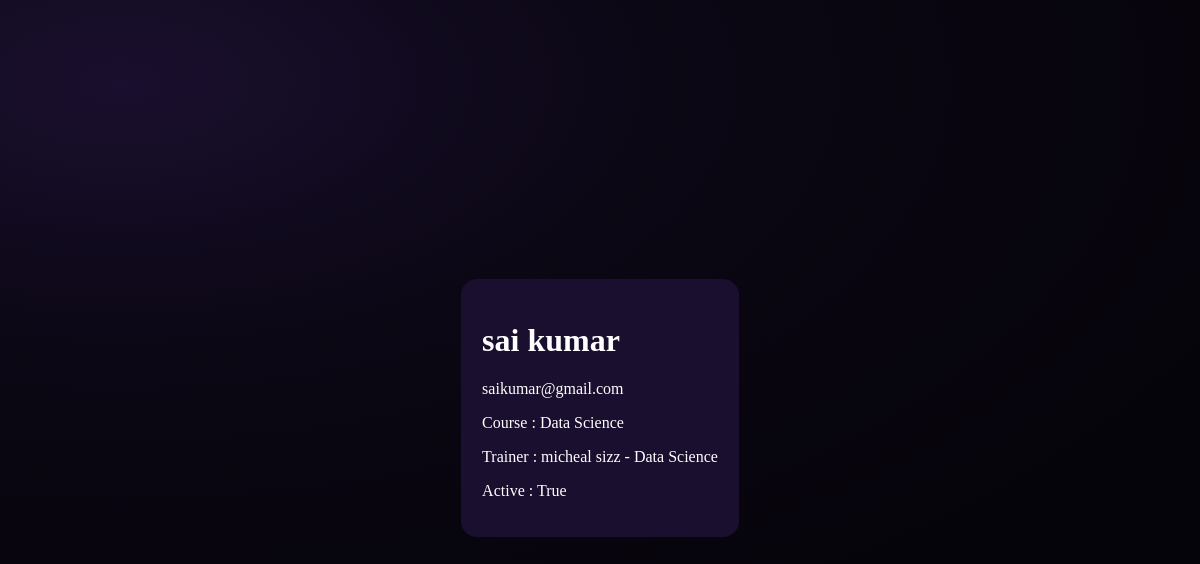
Page /academy/3/stddetails/ on the committed database.
### academy/models.py (models this page shows, shortened)
class Student(models.Model):
    first_name = models.CharField(max_length=50)
    last_name = models.CharField(max_length=50)
    email = models.EmailField()
    is_active = models.BooleanField(default=True)
    enrolled_course = models.ForeignKey(Course, on_delete=models.PROTECT)
    trainer = models.ForeignKey(Trainer, on_delete=models.PROTECT)
    def full_name(self):
        return f"{self.first_name} {self.last_name}"

class Course(models.Model):
    course_name = models.CharField(max_length=50)
    description = models.CharField(max_length=255)
    duration = models.CharField()
    def __str__(self):
        return f"{self.course_name}"

class Trainer(models.Model):
    first_name = models.CharField(max_length=50)
    last_name = models.CharField(max_length=50)
    email = models.EmailField(unique=True)
    expertise = models.ForeignKey(Course, on_delete=models.PROTECT)
    def full_name(self):
        return f"{self.first_name} {self.last_name}"
    def __str__(self):
        return f"{self.full_name()} - {self.expertise}"

### academy/views.py (the view)
# urls.py: path('<int:id>/stddetails/', student_details, name="StudentD"),
def student_details(request, id):
    studentData = get_object_or_404(Student, id=id)
    context = {
        'student': studentData,
    }
    return render(request, 'cruds/student_details.html', context)

### templates/cruds/student_details.html (shortened to what this page needs)
{% load static %}
<!DOCTYPE html>
<html lang="en">
<head>
    <link rel="stylesheet" href="{% static 'css/details.css' %}">
</head>
<body>
    <div>
        <h1>{{ student.full_name }}</h1>
        <p>{{ student.email }}</p>
        <p>Course : {{ student.enrolled_course }}</p>
        <p>Trainer : {{ student.trainer }}</p>
        <p>Active : {{ student.is_active }}</p>
    </div>
</body>
</html>

### static/css/details.css (style rules this page uses)
body { background: radial-gradient(1200px 600px at 10% 10%, #1a0f2e 0%, #0b0714 45%, #06040b 100%); color: white; min-height: 100vh; display: flex; justify-content: center; align-items: center; }
div { border: 1px solid transparent; border-radius: 16px; background-color: #1a0f2e; padding: 20px; }

### rows in the picture
Student: full_name "sai kumar", email "saikumar@gmail.com", enrolled_course "Data Science", trainer "micheal sizz - Data Science", is_active "True"
